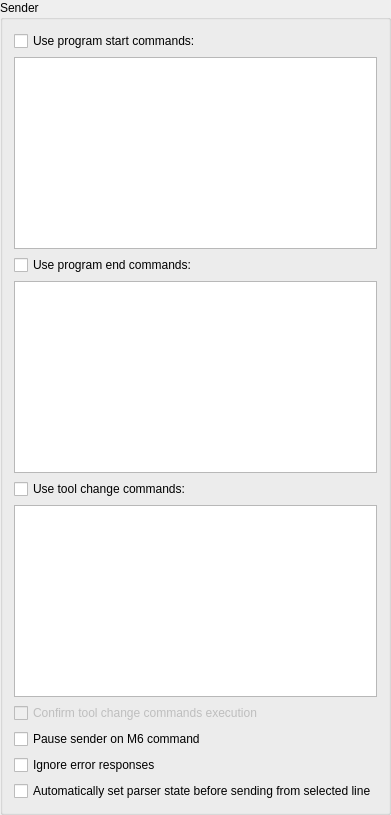
         <widget class="QGroupBox" name="grpConnection_2">
          <property name="title">
           <string>Sender</string>
          </property>
          <layout class="QVBoxLayout" name="verticalLayout_6">
           <item>
            <widget class="QCheckBox" name="chkUseStartCommands">
             <property name="text">
              <string>Use program start commands:</string>
             </property>
            </widget>
           </item>
           <item>
            <widget class="QPlainTextEdit" name="txtStartCommands"/>
           </item>
           <item>
            <widget class="QCheckBox" name="chkUseEndCommands">
             <property name="text">
              <string>Use program end commands:</string>
             </property>
            </widget>
           </item>
           <item>
            <widget class="QPlainTextEdit" name="txtEndCommands"/>
           </item>
           <item>
            <widget class="QCheckBox" name="chkToolChangeUseCommands">
             <property name="text">
              <string>Use tool change commands:</string>
             </property>
            </widget>
           </item>
           <item>
            <widget class="QPlainTextEdit" name="txtToolChangeCommands"/>
           </item>
           <item>
            <widget class="QCheckBox" name="chkToolChangeUseCommandsConfirm">
             <property name="enabled">
              <bool>false</bool>
             </property>
             <property name="text">
              <string>Confirm tool change commands execution</string>
             </property>
            </widget>
           </item>
           <item>
            <widget class="QCheckBox" name="chkToolChangePause">
             <property name="text">
              <string>Pause sender on M6 command</string>
             </property>
            </widget>
           </item>
           <item>
            <widget class="QCheckBox" name="chkIgnoreErrors">
             <property name="text">
              <string>Ignore error responses</string>
             </property>
            </widget>
           </item>
           <item>
            <widget class="QCheckBox" name="chkAutoLine">
             <property name="text">
              <string>Automatically set parser state before sending from selected line</string>
             </property>
            </widget>
           </item>
          </layout>
         </widget>
